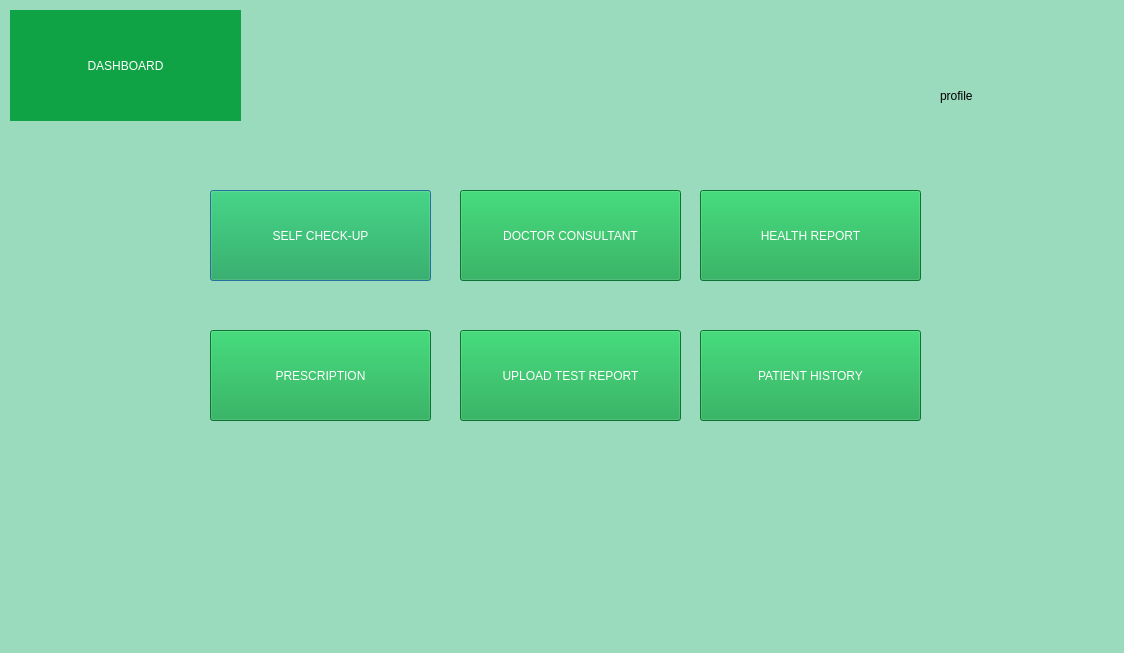
<?xml version="1.0" encoding="UTF-8"?>
<ui version="4.0">
 <class>SecDialog</class>
 <widget class="QDialog" name="SecDialog">
  <property name="geometry">
   <rect>
    <x>0</x>
    <y>0</y>
    <width>1124</width>
    <height>653</height>
   </rect>
  </property>
  <property name="windowTitle">
   <string>Dialog</string>
  </property>
  <property name="styleSheet">
   <string notr="true">background-color: rgb(154, 218, 189);</string>
  </property>
  <widget class="QLabel" name="label">
   <property name="geometry">
    <rect>
     <x>10</x>
     <y>10</y>
     <width>231</width>
     <height>111</height>
    </rect>
   </property>
   <property name="styleSheet">
    <string notr="true">background-color: rgb(16, 163, 70);
font: 12pt &quot;Segoe UI&quot;;
color: rgb(255,255,255);</string>
   </property>
   <property name="text">
    <string>DASHBOARD</string>
   </property>
   <property name="alignment">
    <set>Qt::AlignCenter</set>
   </property>
  </widget>
  <widget class="QPushButton" name="pushButton">
   <property name="geometry">
    <rect>
     <x>210</x>
     <y>190</y>
     <width>221</width>
     <height>91</height>
    </rect>
   </property>
   <property name="styleSheet">
    <string notr="true">font: 12pt &quot;Segoe UI&quot;;
background-color: rgb(16, 163, 70);
color: rgb(255, 255, 255);</string>
   </property>
   <property name="text">
    <string>SELF CHECK-UP</string>
   </property>
  </widget>
  <widget class="QPushButton" name="pushButton_2">
   <property name="geometry">
    <rect>
     <x>700</x>
     <y>330</y>
     <width>221</width>
     <height>91</height>
    </rect>
   </property>
   <property name="styleSheet">
    <string notr="true">font: 12pt &quot;Segoe UI&quot;;
background-color: rgb(16, 163, 70);
color: rgb(255, 255, 255);</string>
   </property>
   <property name="text">
    <string>PATIENT HISTORY</string>
   </property>
  </widget>
  <widget class="QPushButton" name="pushButton_3">
   <property name="geometry">
    <rect>
     <x>460</x>
     <y>330</y>
     <width>221</width>
     <height>91</height>
    </rect>
   </property>
   <property name="styleSheet">
    <string notr="true">font: 12pt &quot;Segoe UI&quot;;
background-color: rgb(16, 163, 70);
color: rgb(255, 255, 255);</string>
   </property>
   <property name="text">
    <string>UPLOAD TEST REPORT</string>
   </property>
  </widget>
  <widget class="QPushButton" name="pushButton_4">
   <property name="geometry">
    <rect>
     <x>210</x>
     <y>330</y>
     <width>221</width>
     <height>91</height>
    </rect>
   </property>
   <property name="styleSheet">
    <string notr="true">font: 12pt &quot;Segoe UI&quot;;
background-color: rgb(16, 163, 70);
color: rgb(255, 255, 255);</string>
   </property>
   <property name="text">
    <string>PRESCRIPTION</string>
   </property>
  </widget>
  <widget class="QPushButton" name="pushButton_5">
   <property name="geometry">
    <rect>
     <x>700</x>
     <y>190</y>
     <width>221</width>
     <height>91</height>
    </rect>
   </property>
   <property name="styleSheet">
    <string notr="true">font: 12pt &quot;Segoe UI&quot;;
background-color: rgb(16, 163, 70);
color: rgb(255, 255, 255);</string>
   </property>
   <property name="text">
    <string>HEALTH REPORT</string>
   </property>
  </widget>
  <widget class="QPushButton" name="pushButton_6">
   <property name="geometry">
    <rect>
     <x>460</x>
     <y>190</y>
     <width>221</width>
     <height>91</height>
    </rect>
   </property>
   <property name="styleSheet">
    <string notr="true">font: 12pt &quot;Segoe UI&quot;;
background-color: rgb(16, 163, 70);
color: rgb(255, 255, 255);</string>
   </property>
   <property name="text">
    <string>DOCTOR CONSULTANT</string>
   </property>
  </widget>
  <widget class="QLabel" name="label_2">
   <property name="geometry">
    <rect>
     <x>940</x>
     <y>30</y>
     <width>151</width>
     <height>131</height>
    </rect>
   </property>
   <property name="text">
    <string>profile</string>
   </property>
  </widget>
 </widget>
 <resources/>
 <connections/>
</ui>
